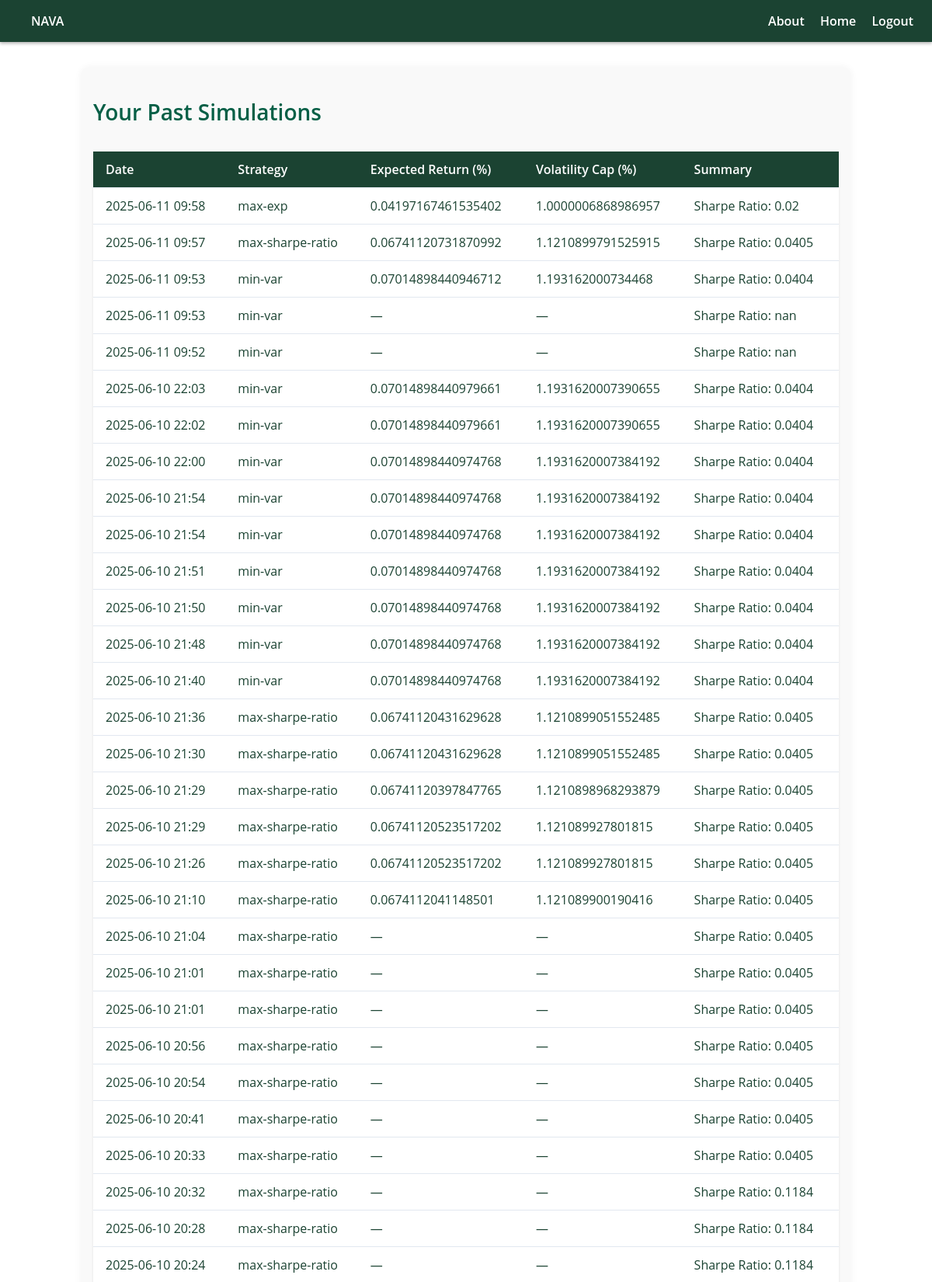
The page /history (signed in, upper part) on the database its author committed.
### app/models.py (models this page shows, shortened)
class History(db.Model):
    id = db.Column(db.Integer, primary_key=True)
    strategy = db.Column(db.String(50), nullable=False)
    expected_return = db.Column(db.Float)
    volatility_cap = db.Column(db.Float)
    result_summary = db.Column(db.Text)
    timestamp = db.Column(db.DateTime, default=datetime.utcnow)
    user_id = db.Column(db.Integer, db.ForeignKey('user.id'), nullable=False)

### app/routes.py (the view)
@bp.route('/history')
@login_required
def history():
    user_history = History.query.filter_by(user_id=current_user.id).order_by(History.timestamp.desc()).all()
    return render_template('history.html', history=user_history)

### app/models.py (called while the page is built)
@login_manager.user_loader
def load_user(user_id):
    return User.query.get(int(user_id))

### app/templates/history.html (shortened to what this page needs)
{% extends 'layout.html' %}
{% block content %}
  <h2 style="font-size: 1.75rem; color: #065f46; font-weight: 600; margin-bottom: 1rem;">
    Your Past Simulations
  </h2>
  {% if history %}
    <table class="history-table">
      <thead>
        <tr>
          <th>Date</th>
          <th>Strategy</th>
          <th>Expected Return (%)</th>
          <th>Volatility Cap (%)</th>
          <th>Summary</th>
        </tr>
      </thead>
      <tbody>
        {% for h in history %}
          <tr>
            <td>{{ h.timestamp.strftime('%Y-%m-%d %H:%M') }}</td>
            <td>{{ h.strategy }}</td>
            <td>{{ h.expected_return * 100 if h.expected_return else '—' }}</td>
            <td>{{ h.volatility_cap * 100 if h.volatility_cap else '—' }}</td>
            <td>{{ h.result_summary or '—' }}</td>
          </tr>
        {% endfor %}
      </tbody>
    </table>
  {% else %}
    <p style="color: #4b5563;">You haven’t run any simulations yet.</p>
  {% endif %}
{% endblock %}

### app/static/css/style.css (style rules this page uses)
body { background-color: #ffffff; color: #1b4332; font-family: 'Open Sans', sans-serif; margin: 0; padding: 0; }
h2 { color: white; }
table { width: 100%; border-collapse: collapse; margin-top: 2rem; background-color: #ffffff; color: #1b4332; }
th, td { padding: 0.75rem; border-bottom: 1px solid #e2e8f0; text-align: left; }
th { background-color: #1b4332; color: white; }
.history-table { width: 100%; border-collapse: collapse; margin-top: 2rem; background-color: #ffffff; color: #1b4332; box-shadow: 0 1px 3px rgba(0, 0, 0, 0.1); }
.history-table th, .history-table td { padding: 0.75rem 1rem; text-align: left; border-bottom: 1px solid #e2e8f0; }
.history-table th { background-color: #1b4332; color: white; font-weight: 600; }

### rows shown on the page
History: timestamp "2025-06-11 09:58", strategy "max-exp", expected_return "0.04197167461535402", volatility_cap "1.0000006868986957", result_summary "Sharpe Ratio: 0.02"
History: timestamp "2025-06-11 09:57", strategy "max-sharpe-ratio", expected_return "0.06741120731870992", volatility_cap "1.1210899791525915", result_summary "Sharpe Ratio: 0.0405"
History: timestamp "2025-06-11 09:53", strategy "min-var", expected_return "0.07014898440946712", volatility_cap "1.193162000734468", result_summary "Sharpe Ratio: 0.0404"
History: timestamp "2025-06-11 09:53", strategy "min-var", expected_return "—", volatility_cap "—", result_summary "Sharpe Ratio: nan"
History: timestamp "2025-06-11 09:52", strategy "min-var", expected_return "—", volatility_cap "—", result_summary "Sharpe Ratio: nan"
History: timestamp "2025-06-10 22:03", strategy "min-var", expected_return "0.07014898440979661", volatility_cap "1.1931620007390655", result_summary "Sharpe Ratio: 0.0404"
History: timestamp "2025-06-10 22:02", strategy "min-var", expected_return "0.07014898440979661", volatility_cap "1.1931620007390655", result_summary "Sharpe Ratio: 0.0404"
History: timestamp "2025-06-10 22:00", strategy "min-var", expected_return "0.07014898440974768", volatility_cap "1.1931620007384192", result_summary "Sharpe Ratio: 0.0404"
History: timestamp "2025-06-10 21:54", strategy "min-var", expected_return "0.07014898440974768", volatility_cap "1.1931620007384192", result_summary "Sharpe Ratio: 0.0404"
History: timestamp "2025-06-10 21:54", strategy "min-var", expected_return "0.07014898440974768", volatility_cap "1.1931620007384192", result_summary "Sharpe Ratio: 0.0404"
History: timestamp "2025-06-10 21:51", strategy "min-var", expected_return "0.07014898440974768", volatility_cap "1.1931620007384192", result_summary "Sharpe Ratio: 0.0404"
History: timestamp "2025-06-10 21:50", strategy "min-var", expected_return "0.07014898440974768", volatility_cap "1.1931620007384192", result_summary "Sharpe Ratio: 0.0404"
History: timestamp "2025-06-10 21:48", strategy "min-var", expected_return "0.07014898440974768", volatility_cap "1.1931620007384192", result_summary "Sharpe Ratio: 0.0404"
History: timestamp "2025-06-10 21:40", strategy "min-var", expected_return "0.07014898440974768", volatility_cap "1.1931620007384192", result_summary "Sharpe Ratio: 0.0404"
History: timestamp "2025-06-10 21:36", strategy "max-sharpe-ratio", expected_return "0.06741120431629628", volatility_cap "1.1210899051552485", result_summary "Sharpe Ratio: 0.0405"
History: timestamp "2025-06-10 21:30", strategy "max-sharpe-ratio", expected_return "0.06741120431629628", volatility_cap "1.1210899051552485", result_summary "Sharpe Ratio: 0.0405"
History: timestamp "2025-06-10 21:29", strategy "max-sharpe-ratio", expected_return "0.06741120397847765", volatility_cap "1.1210898968293879", result_summary "Sharpe Ratio: 0.0405"
History: timestamp "2025-06-10 21:29", strategy "max-sharpe-ratio", expected_return "0.06741120523517202", volatility_cap "1.121089927801815", result_summary "Sharpe Ratio: 0.0405"
History: timestamp "2025-06-10 21:26", strategy "max-sharpe-ratio", expected_return "0.06741120523517202", volatility_cap "1.121089927801815", result_summary "Sharpe Ratio: 0.0405"
History: timestamp "2025-06-10 21:10", strategy "max-sharpe-ratio", expected_return "0.0674112041148501", volatility_cap "1.121089900190416", result_summary "Sharpe Ratio: 0.0405"
History: timestamp "2025-06-10 21:04", strategy "max-sharpe-ratio", expected_return "—", volatility_cap "—", result_summary "Sharpe Ratio: 0.0405"
History: timestamp "2025-06-10 21:01", strategy "max-sharpe-ratio", expected_return "—", volatility_cap "—", result_summary "Sharpe Ratio: 0.0405"
History: timestamp "2025-06-10 21:01", strategy "max-sharpe-ratio", expected_return "—", volatility_cap "—", result_summary "Sharpe Ratio: 0.0405"
History: timestamp "2025-06-10 20:56", strategy "max-sharpe-ratio", expected_return "—", volatility_cap "—", result_summary "Sharpe Ratio: 0.0405"
History: timestamp "2025-06-10 20:54", strategy "max-sharpe-ratio", expected_return "—", volatility_cap "—", result_summary "Sharpe Ratio: 0.0405"
History: timestamp "2025-06-10 20:41", strategy "max-sharpe-ratio", expected_return "—", volatility_cap "—", result_summary "Sharpe Ratio: 0.0405"
History: timestamp "2025-06-10 20:33", strategy "max-sharpe-ratio", expected_return "—", volatility_cap "—", result_summary "Sharpe Ratio: 0.0405"
History: timestamp "2025-06-10 20:32", strategy "max-sharpe-ratio", expected_return "—", volatility_cap "—", result_summary "Sharpe Ratio: 0.1184"
History: timestamp "2025-06-10 20:28", strategy "max-sharpe-ratio", expected_return "—", volatility_cap "—", result_summary "Sharpe Ratio: 0.1184"
History: timestamp "2025-06-10 20:24", strategy "max-sharpe-ratio", expected_return "—", volatility_cap "—", result_summary "Sharpe Ratio: 0.1184"
